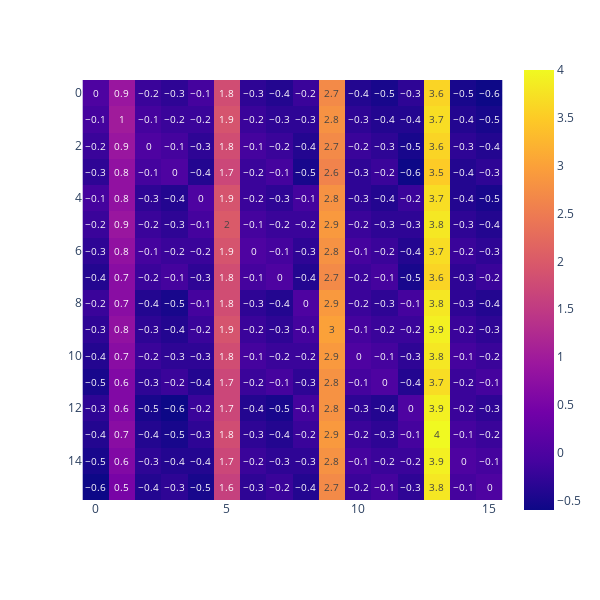
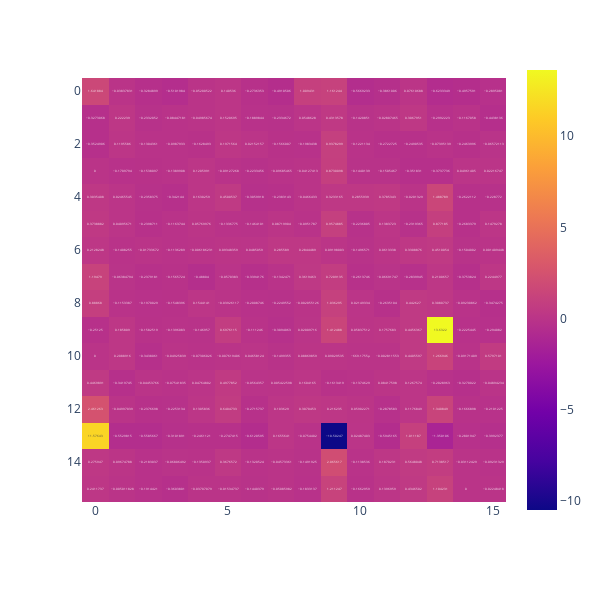
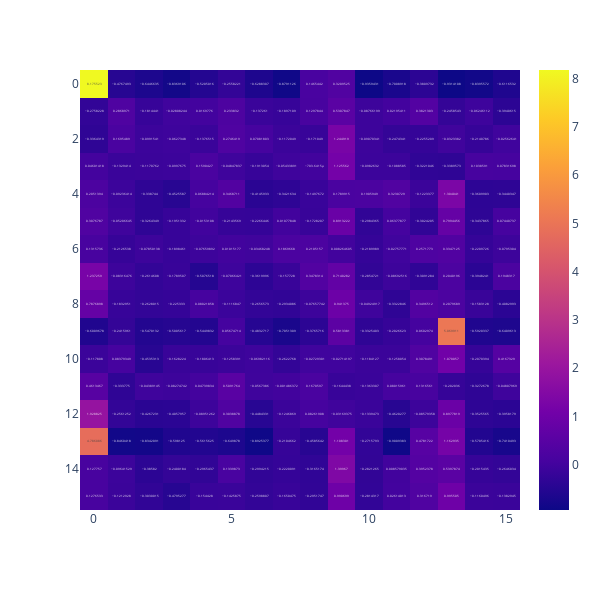
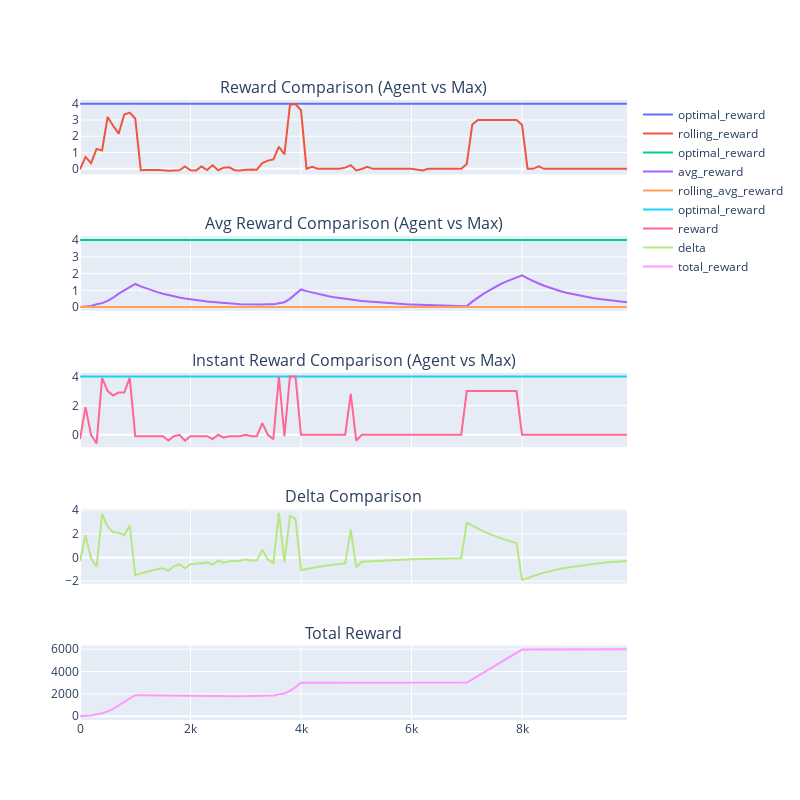

The notebook cell these images were saved under, in order:
### Code cell
assess_step(exp_env, exp_agent, env_1d_mapping, env_1d_mapping_flipped, running_dict_list)
